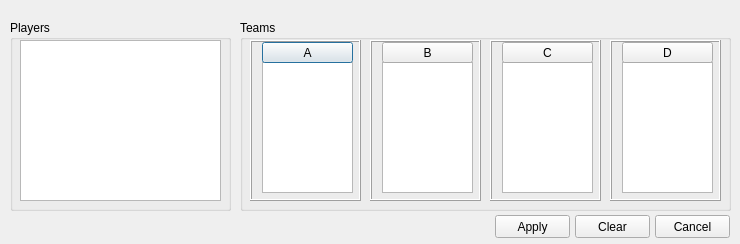
<?xml version="1.0" encoding="UTF-8"?>
<ui version="4.0">
 <class>AlliesDialog</class>
 <widget class="QDialog" name="AlliesDialog">
  <property name="geometry">
   <rect>
    <x>0</x>
    <y>0</y>
    <width>740</width>
    <height>244</height>
   </rect>
  </property>
  <property name="windowTitle">
   <string>Allies</string>
  </property>
  <property name="locale">
   <locale language="English" country="UnitedStates"/>
  </property>
  <widget class="QGroupBox" name="groupBox">
   <property name="geometry">
    <rect>
     <x>240</x>
     <y>20</y>
     <width>491</width>
     <height>191</height>
    </rect>
   </property>
   <property name="title">
    <string>Teams</string>
   </property>
   <widget class="QStackedWidget" name="stackedWidget">
    <property name="geometry">
     <rect>
      <x>10</x>
      <y>20</y>
      <width>111</width>
      <height>161</height>
     </rect>
    </property>
    <property name="frameShape">
     <enum>QFrame::Box</enum>
    </property>
    <property name="frameShadow">
     <enum>QFrame::Raised</enum>
    </property>
    <property name="currentIndex">
     <number>0</number>
    </property>
    <widget class="QWidget" name="page1">
     <widget class="QListWidget" name="teamAList">
      <property name="geometry">
       <rect>
        <x>10</x>
        <y>20</y>
        <width>91</width>
        <height>131</height>
       </rect>
      </property>
      <property name="contextMenuPolicy">
       <enum>Qt::CustomContextMenu</enum>
      </property>
      <property name="whatsThis">
       <string>Delete player from this team by right clicking it and then click 'Delete'.</string>
      </property>
      <property name="dragEnabled">
       <bool>true</bool>
      </property>
      <property name="dragDropMode">
       <enum>QAbstractItemView::DragDrop</enum>
      </property>
      <property name="defaultDropAction">
       <enum>Qt::MoveAction</enum>
      </property>
      <property name="selectionMode">
       <enum>QAbstractItemView::SingleSelection</enum>
      </property>
      <property name="sortingEnabled">
       <bool>true</bool>
      </property>
     </widget>
     <widget class="QPushButton" name="AButton">
      <property name="geometry">
       <rect>
        <x>10</x>
        <y>0</y>
        <width>91</width>
        <height>21</height>
       </rect>
      </property>
      <property name="text">
       <string>A</string>
      </property>
     </widget>
    </widget>
    <widget class="QWidget" name="page2">
     <widget class="QListWidget" name="teamEList">
      <property name="geometry">
       <rect>
        <x>10</x>
        <y>20</y>
        <width>91</width>
        <height>131</height>
       </rect>
      </property>
      <property name="contextMenuPolicy">
       <enum>Qt::CustomContextMenu</enum>
      </property>
      <property name="whatsThis">
       <string>Delete player from this team by right clicking it and then click 'Delete'.</string>
      </property>
      <property name="dragEnabled">
       <bool>true</bool>
      </property>
      <property name="dragDropMode">
       <enum>QAbstractItemView::DragDrop</enum>
      </property>
      <property name="sortingEnabled">
       <bool>true</bool>
      </property>
     </widget>
     <widget class="QPushButton" name="EButton">
      <property name="geometry">
       <rect>
        <x>10</x>
        <y>0</y>
        <width>91</width>
        <height>21</height>
       </rect>
      </property>
      <property name="text">
       <string>E</string>
      </property>
     </widget>
    </widget>
   </widget>
   <widget class="QStackedWidget" name="stackedWidget_2">
    <property name="geometry">
     <rect>
      <x>130</x>
      <y>20</y>
      <width>111</width>
      <height>161</height>
     </rect>
    </property>
    <property name="frameShape">
     <enum>QFrame::Box</enum>
    </property>
    <property name="frameShadow">
     <enum>QFrame::Raised</enum>
    </property>
    <property name="currentIndex">
     <number>0</number>
    </property>
    <widget class="QWidget" name="page1_2">
     <widget class="QListWidget" name="teamBList">
      <property name="geometry">
       <rect>
        <x>10</x>
        <y>20</y>
        <width>91</width>
        <height>131</height>
       </rect>
      </property>
      <property name="contextMenuPolicy">
       <enum>Qt::CustomContextMenu</enum>
      </property>
      <property name="whatsThis">
       <string>Delete player from this team by right clicking it and then click 'Delete'.</string>
      </property>
      <property name="dragEnabled">
       <bool>true</bool>
      </property>
      <property name="dragDropMode">
       <enum>QAbstractItemView::DragDrop</enum>
      </property>
      <property name="defaultDropAction">
       <enum>Qt::MoveAction</enum>
      </property>
      <property name="sortingEnabled">
       <bool>true</bool>
      </property>
     </widget>
     <widget class="QPushButton" name="BButton">
      <property name="geometry">
       <rect>
        <x>10</x>
        <y>0</y>
        <width>91</width>
        <height>21</height>
       </rect>
      </property>
      <property name="text">
       <string>B</string>
      </property>
     </widget>
    </widget>
    <widget class="QWidget" name="page2_2">
     <widget class="QListWidget" name="teamFList">
      <property name="geometry">
       <rect>
        <x>10</x>
        <y>20</y>
        <width>91</width>
        <height>131</height>
       </rect>
      </property>
      <property name="contextMenuPolicy">
       <enum>Qt::CustomContextMenu</enum>
      </property>
      <property name="whatsThis">
       <string>Delete player from this team by right clicking it and then click 'Delete'.</string>
      </property>
      <property name="dragEnabled">
       <bool>true</bool>
      </property>
      <property name="dragDropMode">
       <enum>QAbstractItemView::DragDrop</enum>
      </property>
      <property name="sortingEnabled">
       <bool>true</bool>
      </property>
     </widget>
     <widget class="QPushButton" name="FButton">
      <property name="geometry">
       <rect>
        <x>10</x>
        <y>0</y>
        <width>91</width>
        <height>21</height>
       </rect>
      </property>
      <property name="text">
       <string>F</string>
      </property>
     </widget>
    </widget>
   </widget>
   <widget class="QStackedWidget" name="stackedWidget_3">
    <property name="geometry">
     <rect>
      <x>250</x>
      <y>20</y>
      <width>111</width>
      <height>161</height>
     </rect>
    </property>
    <property name="frameShape">
     <enum>QFrame::Box</enum>
    </property>
    <property name="frameShadow">
     <enum>QFrame::Raised</enum>
    </property>
    <property name="currentIndex">
     <number>0</number>
    </property>
    <widget class="QWidget" name="page1_3">
     <widget class="QListWidget" name="teamCList">
      <property name="geometry">
       <rect>
        <x>10</x>
        <y>20</y>
        <width>91</width>
        <height>131</height>
       </rect>
      </property>
      <property name="contextMenuPolicy">
       <enum>Qt::CustomContextMenu</enum>
      </property>
      <property name="whatsThis">
       <string>Delete player from this team by right clicking it and then click 'Delete'.</string>
      </property>
      <property name="dragEnabled">
       <bool>true</bool>
      </property>
      <property name="dragDropMode">
       <enum>QAbstractItemView::DragDrop</enum>
      </property>
      <property name="defaultDropAction">
       <enum>Qt::MoveAction</enum>
      </property>
      <property name="sortingEnabled">
       <bool>true</bool>
      </property>
     </widget>
     <widget class="QPushButton" name="CButton">
      <property name="geometry">
       <rect>
        <x>10</x>
        <y>0</y>
        <width>91</width>
        <height>21</height>
       </rect>
      </property>
      <property name="text">
       <string>C</string>
      </property>
     </widget>
    </widget>
    <widget class="QWidget" name="page2_3">
     <widget class="QListWidget" name="teamGList">
      <property name="geometry">
       <rect>
        <x>10</x>
        <y>20</y>
        <width>91</width>
        <height>131</height>
       </rect>
      </property>
      <property name="contextMenuPolicy">
       <enum>Qt::CustomContextMenu</enum>
      </property>
      <property name="whatsThis">
       <string>Delete player from this team by right clicking it and then click 'Delete'.</string>
      </property>
      <property name="dragEnabled">
       <bool>true</bool>
      </property>
      <property name="dragDropMode">
       <enum>QAbstractItemView::DragDrop</enum>
      </property>
      <property name="sortingEnabled">
       <bool>true</bool>
      </property>
     </widget>
     <widget class="QPushButton" name="GButton">
      <property name="geometry">
       <rect>
        <x>10</x>
        <y>0</y>
        <width>91</width>
        <height>21</height>
       </rect>
      </property>
      <property name="text">
       <string>G</string>
      </property>
     </widget>
    </widget>
   </widget>
   <widget class="QStackedWidget" name="stackedWidget_4">
    <property name="geometry">
     <rect>
      <x>370</x>
      <y>20</y>
      <width>111</width>
      <height>161</height>
     </rect>
    </property>
    <property name="frameShape">
     <enum>QFrame::Box</enum>
    </property>
    <property name="frameShadow">
     <enum>QFrame::Raised</enum>
    </property>
    <property name="currentIndex">
     <number>0</number>
    </property>
    <widget class="QWidget" name="page1_4">
     <widget class="QListWidget" name="teamDList">
      <property name="geometry">
       <rect>
        <x>10</x>
        <y>20</y>
        <width>91</width>
        <height>131</height>
       </rect>
      </property>
      <property name="contextMenuPolicy">
       <enum>Qt::CustomContextMenu</enum>
      </property>
      <property name="whatsThis">
       <string>Delete player from this team by right clicking it and then click 'Delete'.</string>
      </property>
      <property name="dragEnabled">
       <bool>true</bool>
      </property>
      <property name="dragDropMode">
       <enum>QAbstractItemView::DragDrop</enum>
      </property>
      <property name="defaultDropAction">
       <enum>Qt::MoveAction</enum>
      </property>
      <property name="sortingEnabled">
       <bool>true</bool>
      </property>
     </widget>
     <widget class="QPushButton" name="DButton">
      <property name="geometry">
       <rect>
        <x>10</x>
        <y>0</y>
        <width>91</width>
        <height>21</height>
       </rect>
      </property>
      <property name="text">
       <string>D</string>
      </property>
     </widget>
    </widget>
    <widget class="QWidget" name="page2_4">
     <widget class="QListWidget" name="teamHList">
      <property name="geometry">
       <rect>
        <x>10</x>
        <y>20</y>
        <width>91</width>
        <height>131</height>
       </rect>
      </property>
      <property name="contextMenuPolicy">
       <enum>Qt::CustomContextMenu</enum>
      </property>
      <property name="whatsThis">
       <string>Delete player from this team by right clicking it and then click 'Delete'.</string>
      </property>
      <property name="dragEnabled">
       <bool>true</bool>
      </property>
      <property name="dragDropMode">
       <enum>QAbstractItemView::DragDrop</enum>
      </property>
      <property name="sortingEnabled">
       <bool>true</bool>
      </property>
     </widget>
     <widget class="QPushButton" name="HButton">
      <property name="geometry">
       <rect>
        <x>10</x>
        <y>0</y>
        <width>91</width>
        <height>21</height>
       </rect>
      </property>
      <property name="text">
       <string>H</string>
      </property>
     </widget>
    </widget>
   </widget>
  </widget>
  <widget class="QGroupBox" name="groupBox_2">
   <property name="geometry">
    <rect>
     <x>10</x>
     <y>20</y>
     <width>221</width>
     <height>191</height>
    </rect>
   </property>
   <property name="title">
    <string>Players</string>
   </property>
   <widget class="QListWidget" name="nonTeamList">
    <property name="geometry">
     <rect>
      <x>10</x>
      <y>20</y>
      <width>201</width>
      <height>161</height>
     </rect>
    </property>
    <property name="contextMenuPolicy">
     <enum>Qt::DefaultContextMenu</enum>
    </property>
    <property name="whatsThis">
     <string>Drag and drop players from this list to the desired team.</string>
    </property>
    <property name="editTriggers">
     <set>QAbstractItemView::NoEditTriggers</set>
    </property>
    <property name="dragEnabled">
     <bool>true</bool>
    </property>
    <property name="dragDropOverwriteMode">
     <bool>false</bool>
    </property>
    <property name="dragDropMode">
     <enum>QAbstractItemView::DragOnly</enum>
    </property>
    <property name="defaultDropAction">
     <enum>Qt::CopyAction</enum>
    </property>
    <property name="selectionMode">
     <enum>QAbstractItemView::SingleSelection</enum>
    </property>
    <property name="viewMode">
     <enum>QListView::ListMode</enum>
    </property>
   </widget>
  </widget>
  <widget class="QPushButton" name="saveButton">
   <property name="geometry">
    <rect>
     <x>495</x>
     <y>215</y>
     <width>75</width>
     <height>23</height>
    </rect>
   </property>
   <property name="text">
    <string>Apply</string>
   </property>
  </widget>
  <widget class="QPushButton" name="cancelButton">
   <property name="geometry">
    <rect>
     <x>655</x>
     <y>215</y>
     <width>75</width>
     <height>23</height>
    </rect>
   </property>
   <property name="text">
    <string>Cancel</string>
   </property>
  </widget>
  <widget class="QPushButton" name="clearButton">
   <property name="geometry">
    <rect>
     <x>575</x>
     <y>215</y>
     <width>75</width>
     <height>23</height>
    </rect>
   </property>
   <property name="text">
    <string>Clear</string>
   </property>
  </widget>
 </widget>
 <resources/>
 <connections/>
</ui>
